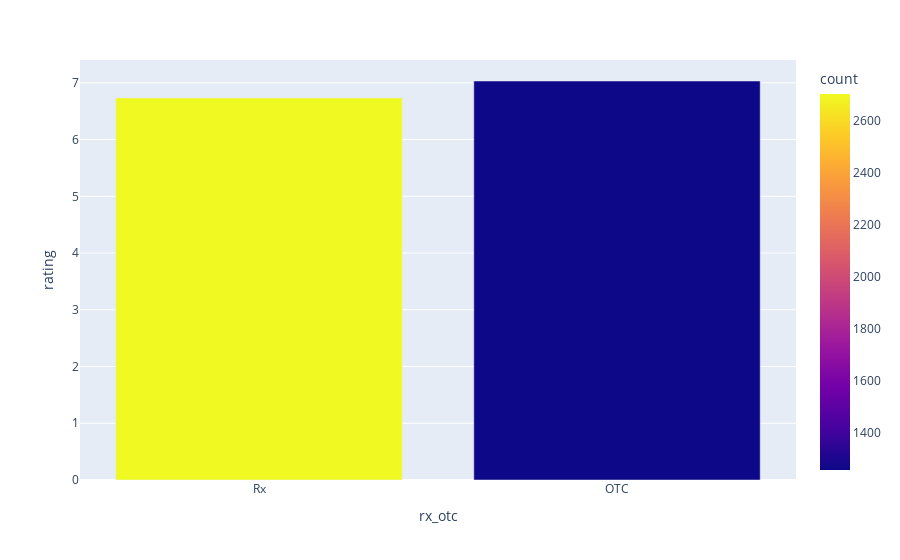

The code cell stored with this chart in its notebook:
### Code cell
px.bar(data_frame=rxotc_newdf,x="rx_otc",y='rating',color='count')

### Figure 1 — Plotly figure (JSON) as saved in the notebook; plotly's stock layout.template omitted (floating-point values rounded to 4 significant figures)
{"data": [{"alignmentgroup": "True", "hovertemplate": "rx_otc=%{x}<br>rating=%{y}<br>count=%{marker.color}<extra></extra>", "legendgroup": "", "marker": {"color": [2701, 1257], "coloraxis": "coloraxis", "pattern": {"shape": ""}}, "name": "", "offsetgroup": "", "orientation": "v", "showlegend": false, "textposition": "auto", "type": "bar", "x": ["Rx", "OTC"], "xaxis": "x", "y": [6.734, 7.032], "yaxis": "y"}], "layout": {"barmode": "relative", "coloraxis": {"colorbar": {"title": {"text": "count"}}, "colorscale": [[0, "#0d0887"], [0.1111, "#46039f"], [0.2222, "#7201a8"], [0.3333, "#9c179e"], [0.4444, "#bd3786"], [0.5556, "#d8576b"], [0.6667, "#ed7953"], [0.7778, "#fb9f3a"], [0.8889, "#fdca26"], [1, "#f0f921"]]}, "legend": {"tracegroupgap": 0}, "margin": {"t": 60}, "xaxis": {"anchor": "y", "domain": [0, 1], "title": {"text": "rx_otc"}}, "yaxis": {"anchor": "x", "domain": [0, 1], "title": {"text": "rating"}}}}
